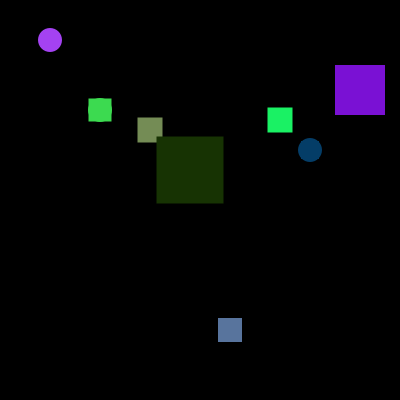
Frame 1 (no input)
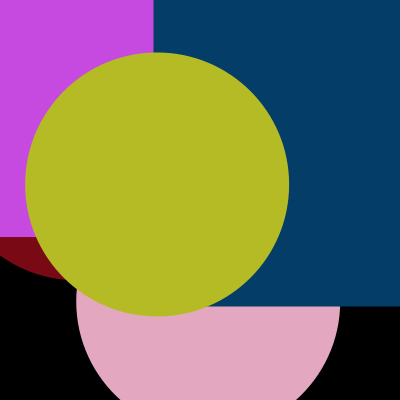
Frame 60 (the mouse pressed at the canvas centre just before this capture)
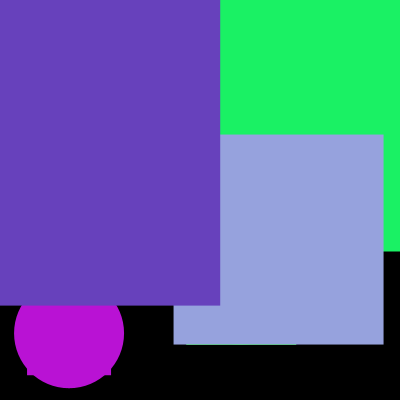
Frame 120 (the mouse held since frame 60 and released just before this capture)

The Processing sketch that drew these frames (run headless with seeded random() and noise(); from frame 60 on, the mouse is pressed at the canvas centre):

// Processing sketch: processing_137792
// ── processing_137792.pde

// ICE #12 
/*
  Problem:
   -  Parallel Arrays -- grow each figure's dimval by its deltaDimVal 
         until it is larger than the screen.
   -  When the dimValue is too big,  reset its dimVal to zero, and
   -  assign random valiues to the figure's colorVal, xVal, yVal 
        and deltaDimValue array elements.
   -  Figures with odd array indexes must be rectangles.
   -  Figures with even arra indexes must be circles.
 */

  // x coordinates for figures
float  [ ] xVals   = {  50, 100, 150, 190, 230, 280, 310, 360 };
  // y coordinates for figures
float  [ ] yVals   = {  40, 110, 130, 170, 330, 120, 150,  90 };
  // sizes or dimensions for figures
float  [ ] dimVals = {   5,  15,  24,  54,  13,  23,  13,  41 };
  // amounts added to the sizes or dimensions for each frame
float  [ ] deltaDimVals = { 4, 8, 1, 13, 11, 2, 5, 9 };
  // colors of figures
color  [ ] colorVals = { color( random(255), random(255), random(255) ),
                         color( random(255), random(255), random(255) ),
                         color( random(255), random(255), random(255) ),
                         color( random(255), random(255), random(255) ),
                         color( random(255), random(255), random(255) ),
                         color( random(255), random(255), random(255) ),
                         color( random(255), random(255), random(255) ),
                         color( random(255), random(255), random(255) )
                       };


void setup( )
{
  size( 400, 400 );
  noStroke( );
  rectMode( CENTER );
  frameRate( 24 );
  smooth( );
}

void draw( )
{
   background( 0 );
   growFigures( );
   drawFigures( ); 
}

void growFigures( )
{  
  for (int i = 0; i< deltaDimVals.length; i++)
  {
    dimVals [i] += deltaDimVals [i];
    if (dimVals [i] > width)
    {
      dimVals [i] = 0;
      xVals [i] = random (width);
      yVals [i] = random (height);
      colorVals [i] = color(random(255), random(255), random(255) );
      
    }
  }
  
 
}

void drawFigures( )
{
  for (int i = 0; i< deltaDimVals.length; i++)
  {
  fill (colorVals [i]);
  rect (xVals [i] %width, yVals [i]%height, dimVals [i], dimVals [i]);
  ellipse (xVals [i] %width, yVals [i]%height, dimVals [4], dimVals [4]);
  }
}
